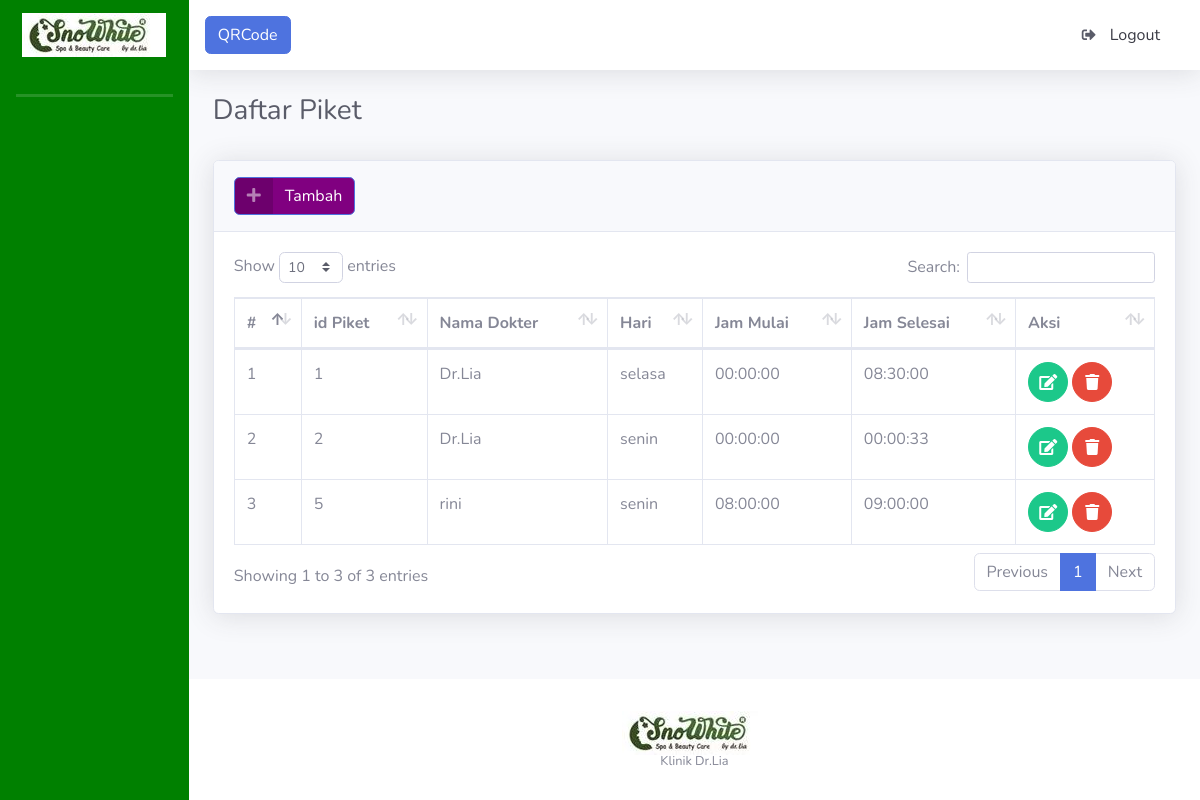
The app's page /index.php/piket, older data.
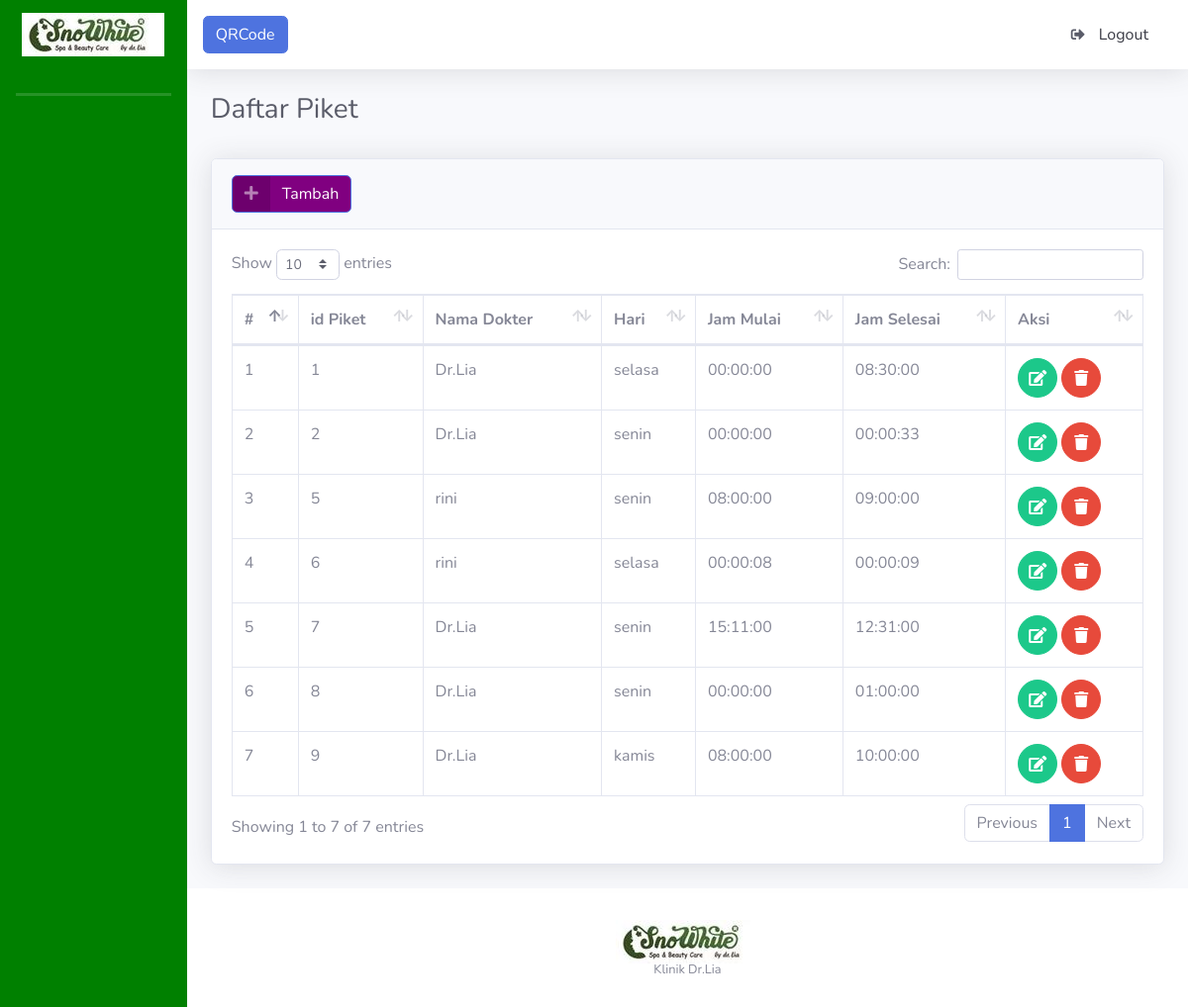
The same page, newer data.
### tables this page shows
CREATE TABLE `tb_piket` (
  `id_piket` bigint(20) NOT NULL,
  `id_dokter` bigint(20) NOT NULL,
  `hari` enum('senin','selasa','rabo','kamis','jumat') NOT NULL,
  `jam_mulai` time NOT NULL,
  `jam_selesai` time NOT NULL
);

CREATE TABLE `tb_dokter` (
  `id_dokter` bigint(20) NOT NULL,
  `nama_dokter` varchar(30) NOT NULL,
  `email_dokter` varchar(100) NOT NULL,
  `password_dokter` varchar(32) NOT NULL,
  `current_password` varchar(32) NOT NULL
);

### application/controllers/Piket.php (called while the page is built, shortened)
<?php
class Piket extends CI_Controller {
	public function index()
	{
		$this->db->join('tb_dokter', 'tb_dokter.id_dokter = tb_piket.id_dokter');
		$parser['p_semuapiket'] = $this->db->get('tb_piket')->result();
		$this->load->view('piket/v_daftar', $parser);
	}
}
?>

### index.php (called while the page is built, shortened)
<?php
require_once BASEPATH.'core/CodeIgniter.php';

### application/views/piket/v_daftar.php (the view, shortened to what this page needs)
<!DOCTYPE html>
<html lang="en">
<head>
  <link href="<?php echo base_url(); ?>tema/admin/vendor/fontawesome-free/css/all.min.css" rel="stylesheet" type="text/css">
  <link href="<?php echo base_url(); ?>tema/admin/vendor/datatables/dataTables.bootstrap4.min.css" rel="stylesheet">
   <link href="<?php echo base_url(); ?>tema/admin/css/sb-admin-2.min.css" rel="stylesheet">
  <link href="vendor/datatables/dataTables.bootstrap4.min.css" rel="stylesheet">
</head>
<body id="page-top">
  <div id="wrapper">
    <div id="content-wrapper" class="d-flex flex-column">
      <div id="content">
        <div class="container-fluid">
          <h1 class="h3 mb-2 text-gray-800">Daftar Piket</h1>
          <br>
          <div class="card shadow mb-4">
            <div class="card-header py-3">
              <h6 class="m-0 font-weight-bold text-primary">
                <a style="background-color: purple; "href="<?php echo site_url('piket/tambah'); ?>" class="btn btn-primary btn-icon-split">
                    <span class="icon text-white-50">
                      <i class="fas fa-plus"></i>
                    </span>
                    <span class="text">Tambah</span>
                  </a>
              </h6>
            </div>
            <div class="card-body">
              <div class="table-responsive">
                <table class="table table-bordered" id="dataTable" width="100%" cellspacing="0">
                  <thead>
                    <tr>
                     <th>#</th>
                      <th>id Piket</th>
                      <th>Nama Dokter</th>
                      <th>Hari</th>
                      <th>Jam Mulai</th>
                      <th>Jam Selesai</th>
                      <th>Aksi</th>
                    </tr>
                  </thead>
                  <tbody>
                   <?php if(count($p_semuapiket) > 0) { ?>
      <?php $no = 1; ?>
      <?php foreach ($p_semuapiket as $data) { ?>
      <tr>
        <td><?php echo $no++; ?></td>
        <td><?php echo $data->id_piket; ?></td>
        <td><?php echo $data->nama_dokter; ?></td>
        <td><?php echo $data->hari; ?></td>
        <td><?php echo $data->jam_mulai; ?></td>
        <td><?php echo $data->jam_selesai; ?></td>
        <td>
          <a href="<?php echo site_url('piket/edit/' . $data->id_piket); ?>" class="btn btn-success btn-circle">
                    <i class="fas fa-edit"></i>
                  </a>
           <a href="<?php echo site_url('piket/proses_hapus/' . $data->id_piket); ?>" class="btn btn-danger btn-circle">
                    <i class="fas fa-trash"></i>
                  </a>
        </td>
      </tr>
      <?php } ?>
      <?php } else { ?>
      <tr>
        <td colspan="4">Tidak ada piket</td>
      </tr>
      <?php } ?>
                  </tbody>
                </table>
              </div>
            </div>
          </div>
        </div>
      </div>

Row changes from the older to the newer data that the page shows:
added tb_piket: id_piket "6", id_dokter.nama_dokter "rini", hari "selasa", jam_mulai "00:00:08", jam_selesai "00:00:09"
added tb_piket: id_piket "7", id_dokter.nama_dokter "Dr.Lia", hari "senin", jam_mulai "15:11:00", jam_selesai "12:31:00"
added tb_piket: id_piket "8", id_dokter.nama_dokter "Dr.Lia", hari "senin", jam_mulai "00:00:00", jam_selesai "01:00:00"
added tb_piket: id_piket "9", id_dokter.nama_dokter "Dr.Lia", hari "kamis", jam_mulai "08:00:00", jam_selesai "10:00:00"
Text that changed along with them:
text written by a page script: "Show entries Search: Showing 1 to 3 of 3 entries Previous 1 Next" → "Show entries Search: Showing 1 to 7 of 7 entries Previous 1 Next"
